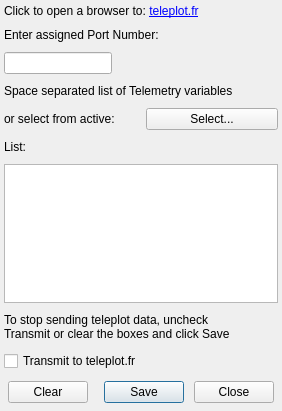
<?xml version="1.0" encoding="UTF-8"?>
<ui version="4.0">
 <class>TeleplotDialog</class>
 <widget class="QDialog" name="TeleplotDialog">
  <property name="geometry">
   <rect>
    <x>0</x>
    <y>0</y>
    <width>282</width>
    <height>411</height>
   </rect>
  </property>
  <property name="minimumSize">
   <size>
    <width>282</width>
    <height>411</height>
   </size>
  </property>
  <property name="maximumSize">
   <size>
    <width>282</width>
    <height>700</height>
   </size>
  </property>
  <property name="windowTitle">
   <string>Teleplot Setup</string>
  </property>
  <layout class="QVBoxLayout" name="verticalLayout_2">
   <property name="leftMargin">
    <number>4</number>
   </property>
   <property name="topMargin">
    <number>4</number>
   </property>
   <property name="rightMargin">
    <number>4</number>
   </property>
   <property name="bottomMargin">
    <number>4</number>
   </property>
   <item>
    <layout class="QVBoxLayout" name="verticalLayout" stretch="1,0,0,0">
     <property name="spacing">
      <number>10</number>
     </property>
     <property name="leftMargin">
      <number>0</number>
     </property>
     <property name="topMargin">
      <number>0</number>
     </property>
     <property name="rightMargin">
      <number>0</number>
     </property>
     <property name="bottomMargin">
      <number>4</number>
     </property>
     <item>
      <layout class="QGridLayout" name="gridLayout" rowstretch="0,0,0,0,0,0,0">
       <item row="3" column="0">
        <widget class="QLabel" name="label_3">
         <property name="text">
          <string>Space separated list of Telemetry variables</string>
         </property>
        </widget>
       </item>
       <item row="1" column="0">
        <widget class="QLabel" name="label_2">
         <property name="text">
          <string>Enter assigned Port Number:</string>
         </property>
        </widget>
       </item>
       <item row="2" column="0" alignment="Qt::AlignLeft">
        <widget class="QLineEdit" name="tb_port"/>
       </item>
       <item row="4" column="0">
        <layout class="QHBoxLayout" name="horizontalLayout_2">
         <property name="bottomMargin">
          <number>0</number>
         </property>
         <item>
          <widget class="QLabel" name="label_6">
           <property name="text">
            <string>or select from active:</string>
           </property>
          </widget>
         </item>
         <item>
          <widget class="QPushButton" name="pb_Select">
           <property name="text">
            <string>Select...</string>
           </property>
          </widget>
         </item>
        </layout>
       </item>
       <item row="5" column="0">
        <widget class="QLabel" name="label_4">
         <property name="text">
          <string>List:</string>
         </property>
        </widget>
       </item>
       <item row="6" column="0">
        <widget class="QPlainTextEdit" name="tb_vars">
         <property name="sizePolicy">
          <sizepolicy hsizetype="Expanding" vsizetype="Expanding">
           <horstretch>0</horstretch>
           <verstretch>0</verstretch>
          </sizepolicy>
         </property>
        </widget>
       </item>
       <item row="0" column="0">
        <widget class="QLabel" name="label">
         <property name="text">
          <string>Click to open a browser to: &lt;a href=&quot;https://teleplot.fr/&quot;&gt;teleplot.fr&lt;/a&gt;</string>
         </property>
        </widget>
       </item>
      </layout>
     </item>
     <item>
      <widget class="QLabel" name="label_5">
       <property name="text">
        <string>To stop sending teleplot data, uncheck 
Transmit or clear the boxes and click Save</string>
       </property>
      </widget>
     </item>
     <item>
      <widget class="QCheckBox" name="cb_send">
       <property name="text">
        <string>Transmit to teleplot.fr</string>
       </property>
      </widget>
     </item>
     <item>
      <layout class="QHBoxLayout" name="horizontalLayout">
       <property name="leftMargin">
        <number>4</number>
       </property>
       <property name="rightMargin">
        <number>4</number>
       </property>
       <item alignment="Qt::AlignLeft">
        <widget class="QPushButton" name="pb_clear">
         <property name="text">
          <string>Clear</string>
         </property>
        </widget>
       </item>
       <item>
        <spacer name="horizontalSpacer_2">
         <property name="orientation">
          <enum>Qt::Horizontal</enum>
         </property>
         <property name="sizeHint" stdset="0">
          <size>
           <width>40</width>
           <height>20</height>
          </size>
         </property>
        </spacer>
       </item>
       <item>
        <widget class="QPushButton" name="pb_Save">
         <property name="text">
          <string>Save</string>
         </property>
         <property name="default">
          <bool>true</bool>
         </property>
        </widget>
       </item>
       <item>
        <widget class="QPushButton" name="pb_Cancel">
         <property name="text">
          <string>Close</string>
         </property>
         <property name="autoDefault">
          <bool>true</bool>
         </property>
        </widget>
       </item>
      </layout>
     </item>
    </layout>
   </item>
  </layout>
 </widget>
 <resources/>
 <connections/>
</ui>
